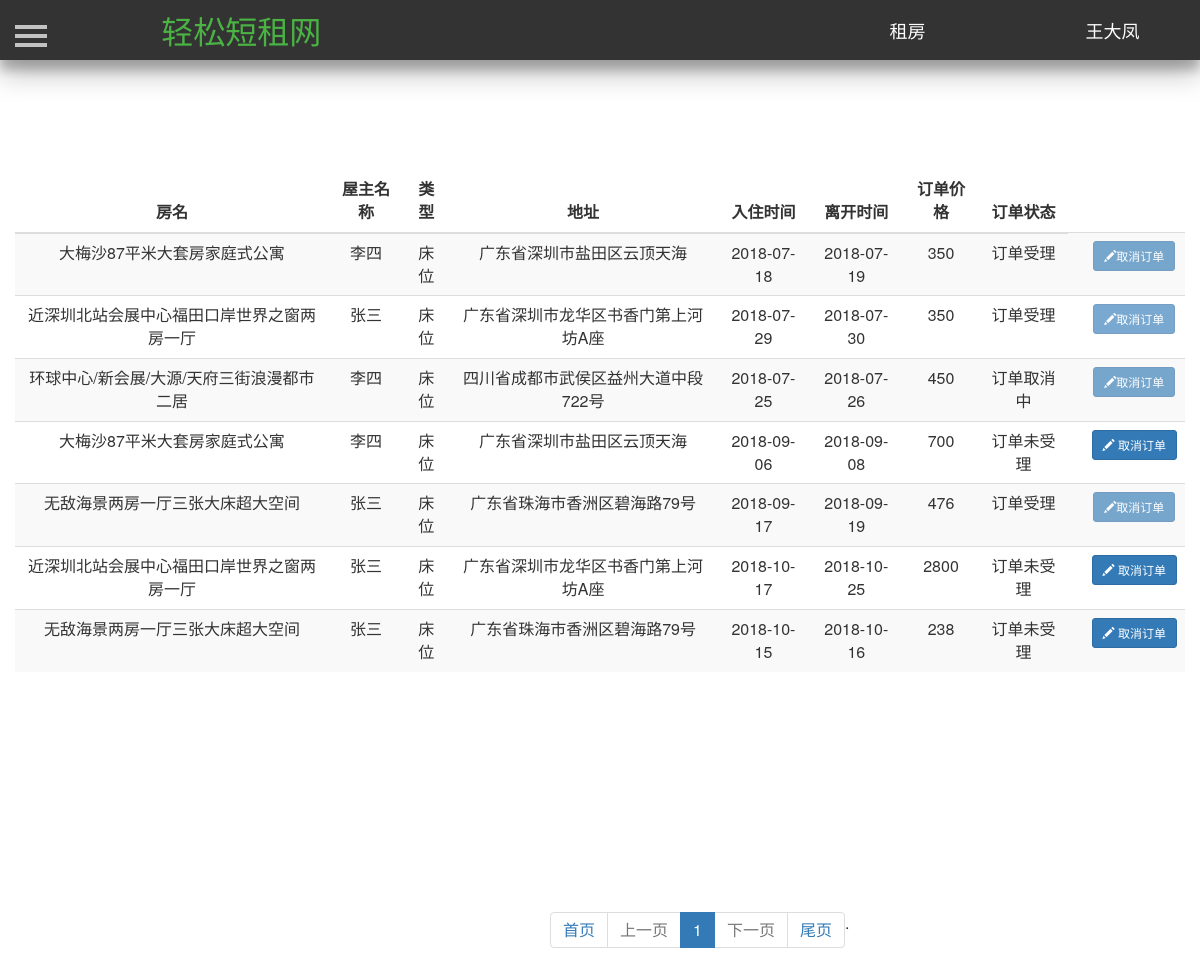
/renting/ (signed in), run on the app's committed database.
### Renting/models.py (models this page shows, shortened)
class User(db.Model):
    id = db.Column(db.Integer, primary_key=True, autoincrement=True)  # ID 用户唯一的标识
    username = db.Column(db.String(50), unique=True)  # 用户名  唯一   最大50个字符
    password = db.Column(db.String(100))  # 密码   最大100个字符
    phone_number = db.Column(db.Integer, unique=True)  # 手机号码
    email = db.Column(db.String(100), unique=True)  # 邮箱  唯一
    salt = db.Column(db.String(32))  # 密码加盐

class House(db.Model):
    id = db.Column(db.Integer, primary_key=True, autoincrement=True)  # ID 房屋唯一的标识
    house_name = db.Column(db.String(25))  # 房屋名  唯一   最大25个字符
    house_type = db.Column(db.Integer)  # 房屋类型，0表示整租，1表示单间 ，2表示床位
    area = db.Column(db.Integer)  # 房屋面积
    people = db.Column(db.Integer)  # 可住人数
    bedroom = db.Column(db.Integer)  # 卧房数
    toilet = db.Column(db.Integer)  # 卫生间数
    kitchen = db.Column(db.Integer)  # 是否有厨房
    bed = db.Column(db.Integer)  # 床位数
    bed_type = db.Column(db.Integer)  # 床型 0表示单人床  1表示双人床
    price = db.Column(db.Integer)  # 租一天的价格
    description = db.Column(db.String(200))  # 房屋描述
    facility = db.Column(db.String(10))  # 房屋设施，0表示无，1表示有
    province = db.Column(db.String(10))  # 省
    city = db.Column(db.String(10))  # 市
    district = db.Column(db.String(10))  # 地区
    address = db.Column(db.String(100))  # 具体地址
    username = db.Column(db.String(10), db.ForeignKey('user.username'))  # 房屋主人的名字，外键
    status = db.Column(db.Integer)  # 房屋状态，0表示未审核，1表示通过,2表示未通过
    url_one = db.Column(db.String(100))  # 房屋图片
    url_two = db.Column(db.String(100))  # 房屋图片
    url_three = db.Column(db.String(100))  # 房屋图片
    url_four = db.Column(db.String(100))  # 房屋图片
    url_five = db.Column(db.String(100))  # 房屋图片

class Order(db.Model):
    id = db.Column(db.Integer, primary_key=True, autoincrement=True)  # 订单唯一的ID
    house_id = db.Column(db.Integer, db.ForeignKey('house.id'))  # 房屋ID 作为外键
    seller = db.Column(db.String(10), db.ForeignKey('user.username'))  # 房屋的卖家  作为外键
    renter = db.Column(db.String(10), db.ForeignKey('user.username'))  # 房屋租户  作为外键
    start_time = db.Column(db.Date)  # 订单开始时间
    end_time = db.Column(db.Date)  # 订单结束时间
    total_price = db.Column(db.Integer)  # 订单的价格
    status = db.Column(db.Integer)  # 订单状态 0表示订单已取消  1表示订单未受理  2表示订单受理  3表示订单正在取消

### Renting/views.py (the view)
@app.route('/renting/')
def history():
    now_compare = datetime.now().date()
    user = current_user
    result_renter = []
    renter_list = Order.query.filter_by(renter=user.username).all()
    for item in renter_list:
        one = {}
        one_house = House.query.filter_by(id=item.house_id).first()
        one['order'] = item
        one['house'] = one_house
        if now_compare < item.start_time and item.status == 1:
            one['cancel'] = 1
        else:
            one['cancel'] = 0
        print(one)
        result_renter.append(one)
    pager_obj = Pagination(request.args.get("page", 1), len(result_renter), request.path, request.args, per_page_count=7)
    renter_list = result_renter[pager_obj.start:pager_obj.end]
    html = pager_obj.page_html()
    return render_template('renting.html', result_renter=renter_list, html=html)

### Renting/models.py (called while the page is built)
@login_manager.user_loader
def load_user(userid):
    return User.query.get(userid)

### Renting/page_utils.py (called while the page is built)
    @property
    def start(self):
        return (self.current_page - 1) * self.per_page_count

    @property
    def end(self):
        return self.current_page * self.per_page_count

### Renting/templates/renting.html (shortened to what this page needs)
<!DOCTYPE html>
<html lang="en">
    <head>
        <link href="https://cdn.bootcss.com/bootstrap/3.3.7/css/bootstrap.min.css" rel="stylesheet">
        <link href="/static/css/navigation.css" rel="stylesheet">
        <link href="/static/css/profile.css" rel="stylesheet">
         <link href="/static/css/sidebar.css" rel="stylesheet">
        <link type="text/css" href="/static/css/dialog.css"  rel="stylesheet"/>
    </head>
    <body>
		<header class="header-navigation" id="header">
		<nav>
			<div class="row">
				<div class="col-md-3">
					<a href="/index/"><font color="#4ab344" style="color: rgb(74, 179, 68);" size="6">轻松短租网</font></a>
				</div>
				<div class="col-md-2 title">
					<a href="/mainpage/" target="_blank"><font color="#FFFFFF" style="color: rgb(255, 255, 255);" size="4">租房</font></a>
				</div>
				<div class="col-md-2 title">
					{% if current_user.is_authenticated %}
					<a href="/profile/{{current_user.id}}">
						<font color="#FFFFFF" style="color: rgb(255, 255, 255);" size="4">
							{{current_user.username}}
						</font>
					</a>
					{% else %}
					<a href="/reglogin/">
						<font color="#FFFFFF" style="color: rgb(255, 255, 255);" size="4">
							登陆注册
						</font>
					</a>
					{% endif %}
				</div>
			</div>
		</nav>
		</header>
       <div id="wrapper">
            <div id="page-content-wrapper">
                <button type="button" class="hamburger is-closed animated fadeInLeft" data-toggle="offcanvas">
                    <span class="hamb-top"></span>
                    <span class="hamb-middle"></span>
                    <span class="hamb-bottom"></span>
                </button>
                <div class="container">
                    <div class="row">
                        <table class="table table-striped" style="margin-top:100px;text-align:center;">
                            <thead>
                                <tr>
                                    <th style="text-align:center">房名</th>
                                    <th style="text-align:center">屋主名称</th>
                                    <th style="text-align:center">类型</th>
                                    <th style="text-align:center">地址</th>
                                    <th style="text-align:center">入住时间</th>
                                    <th style="text-align:center">离开时间</th>
                                    <th style="text-align:center">订单价格</th>
                                    <th style="text-align:center">订单状态</th>
                                </tr>
                            </thead>
                            <tbody>
                            {% for item in result_renter: %}
                                <tr>
                                    <td>{{item['house'].house_name}}</td>
                                    <td>{{item['order'].seller}}</td>
                                    {% if item['house'].house_type==0 %}
                                        <td>整租</td>
                                    {% elif item['house'].house_type==1 %}
                                        <td>单间</td>
                                    {% else %}
                                        <td>床位</td>
                                    {% endif %}
                                    <td>
                                        {{item['house'].address}}
                                    </td>
                                    <td>{{item['order'].start_time}}</td>
                                    <td>{{item['order'].end_time}}</td>
                                    <td>{{item['order'].total_price}}</td>
                                    {% if item['order'].status == 0%}
                                        <td>订单已取消<td>
                                    {% elif item['order'].status == 1 %}
                                        <td>订单未受理<td>
                                    {% elif item['order'].status == 2 %}
                                        <td>订单受理<td>
                                    {% else %}
                                        <td>订单取消中<td>
                                    {% endif %}
                                    {% if item['cancel'] ==1 %}
                                    <td>
                                        <a href="/cancel_order/{{item['order'].id}}/" style="color:#FFFFFF">
                                            <button type="button" class="btn btn-primary btn-sm" >
                                                <span class="glyphicon glyphicon-pencil"> </span>
                                                取消订单
                                            </button>
                                        </a>
                                    </td>
                                    {% else %}
                                    <td>
                                        <button type="button" class="btn btn-primary btn-sm" disabled="disabled">
                                            <span class="glyphicon glyphicon-pencil">
                                            </span>取消订单
                                       </button>
                                    </td>
                                    {% endif %}
                                </tr>
                            {% endfor %}
                            </tbody>
                        </table>
                    </div>
                </div>
            </div>
        </div>
        <div style="margin-top:200px">
            <ul class="pagination" id="mypage" style="margin-left:550px;">
					{{ html| safe }}
            </ul>
        </div>
    </body>
</html>

### Renting/static/css/navigation.css (style rules this page uses)
.header-navigation { position: fixed; top: 0; width: 100%; height: 60px; line-height: 60px; background-color: #333; text-align: center; box-shadow: 0 14px 28px rgba(0,0,0,0.25), 0 10px 10px rgba(0,0,0,0.22); z-index: 10 }

### Renting/static/css/profile.css (style rules this page uses)
.header-navigation { position: fixed; top: 0; width: 100%; height: 60px; line-height: 60px; background-color: #333; text-align: center; box-shadow: 0 14px 28px rgba(0,0,0,0.25), 0 10px 10px rgba(0,0,0,0.22); z-index: 9990; }

### Renting/static/css/sidebar.css (style rules this page uses)
body { position: relative; overflow-x: hidden; }
body, html { height: 100%; background-color: #FFFFFF !important; }
#wrapper { -moz-transition: all 0.5s ease; -o-transition: all 0.5s ease; -webkit-transition: all 0.5s ease; padding-left: 0; transition: all 0.5s ease; }
#page-content-wrapper { padding-top: 70px; width: 100%; }
.hamburger { background: transparent; border: none; display: block; height: 32px; margin-left: 15px; position: fixed; top: 20px; width: 32px; z-index: 9999; }
.hamburger.is-closed:before { -webkit-transform: translate3d(0, 0, 0); -webkit-transition: all 0.35s ease-in-out; color: #ffffff; content: ''; display: block; font-size: 14px; line-height: 32px; opacity: 0; text-align: center; width: 100px; }
.hamburger.is-closed .hamb-top { -webkit-transition: all 0.35s ease-in-out; background-color: rgba(255, 255, 255, 0.7); top: 5px; }
.hamburger.is-closed .hamb-middle { background-color: rgba(255, 255, 255, 0.7); margin-top: -2px; top: 50%; }
.hamburger.is-closed .hamb-bottom { -webkit-transition: all 0.35s ease-in-out; background-color: rgba(255, 255, 255, 0.7); bottom: 5px; }
.hamburger.is-closed .hamb-top, .hamburger.is-closed .hamb-middle, .hamburger.is-closed .hamb-bottom, .hamburger.is-open .hamb-top, .hamburger.is-open .hamb-middle, .hamburger.is-open .hamb-bottom { height: 4px; left: 0; position: absolute; width: 100%; }

### Renting/static/css/dialog.css (style rules this page uses)
body, html { font-size: 100%; margin: 0; }
*,:after,:before { box-sizing:border-box }
input, button { outline: none; border: none; }

### data on the page
User: username "王大凤"
House: house.house_name "大梅沙87平米大套房家庭式公寓" "大梅沙87平米大套房家庭式公寓", house.address "广东省深圳市盐田区云顶天海" "广东省深圳市盐田区云顶天海"
Order: order.seller "李四", order.start_time "2018-07-18", order.end_time "2018-07-19", order.total_price "350"
House: house.house_name "近深圳北站会展中心福田口岸世界之窗两房一厅" "近深圳北站会展中心福田口岸世界之窗两房一厅", house.address "广东省深圳市龙华区书香门第上河坊A座" "广东省深圳市龙华区书香门第上河坊A座"
Order: order.seller "张三", order.start_time "2018-07-29", order.end_time "2018-07-30", order.total_price "350"
House: house.house_name "环球中心/新会展/大源/天府三街浪漫都市二居", house.address "四川省成都市武侯区益州大道中段722号"
Order: order.seller "李四", order.start_time "2018-07-25", order.end_time "2018-07-26", order.total_price "450"
Order: order.seller "李四", order.start_time "2018-09-06", order.end_time "2018-09-08", order.total_price "700"
House: house.house_name "无敌海景两房一厅三张大床超大空间" "无敌海景两房一厅三张大床超大空间", house.address "广东省珠海市香洲区碧海路79号" "广东省珠海市香洲区碧海路79号"
Order: order.seller "张三", order.start_time "2018-09-17", order.end_time "2018-09-19", order.total_price "476"
Order: order.seller "张三", order.start_time "2018-10-17", order.end_time "2018-10-25", order.total_price "2800"
Order: order.seller "张三", order.start_time "2018-10-15", order.end_time "2018-10-16", order.total_price "238"

### other printed values
{{ html| safe }} "首页 上一页 1 下一页 . 尾页"
